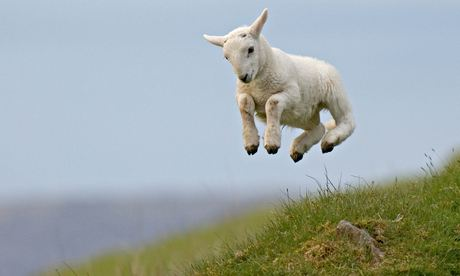
#> input picture Assignment3/image.jpg, 460 x 276 px
$ python SVDcode.py
#> lines starting #> are read from the running program, lines starting #| are printed output that depends on the picture
import cv2
import numpy as np
img = cv2.imread('image.jpg',0) #Reading the original image as gray scale. THough the same process could be done for R,G,B channel also
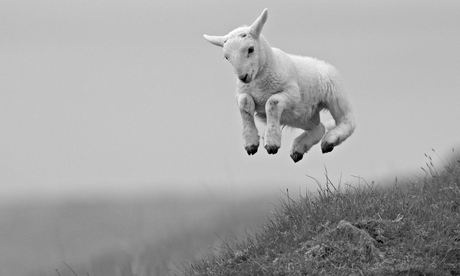
#> img: shape (276, 460); min 0, max 255, mean 165.9
img1 = np.double(img) #Convering uint8 into double form
rows,cols = img.shape[:2] # Extracting the rows and cols of the image
#> rows = 276; cols = 460
u, d, v = np.linalg.svd(img1, full_matrices=True) # Finding the svd of the image
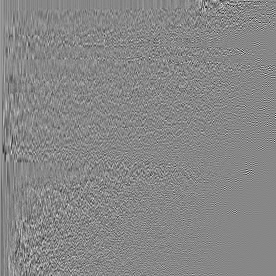
#> u: shape (276, 276) float64; min -0.439, max 0.389, mean 0.000179; drawn with min black and max white
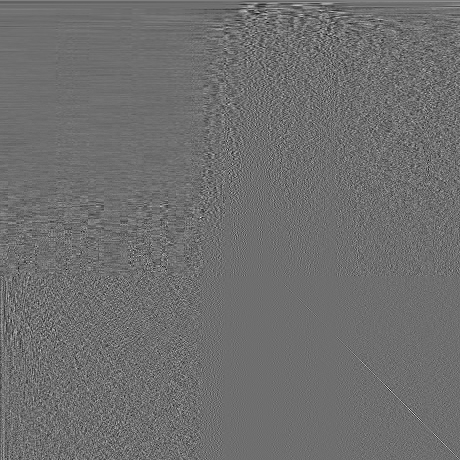
#> v: shape (460, 460) float64; min -0.321, max 0.416, mean 0.000113; drawn with min black and max white
#> d = 276 values, max 60372.8 at index 0, min 0.513 at index 275, mean 405.3
compressed_image = np.zeros([rows,cols]) #This will be our compressed image
v = np.transpose(v)
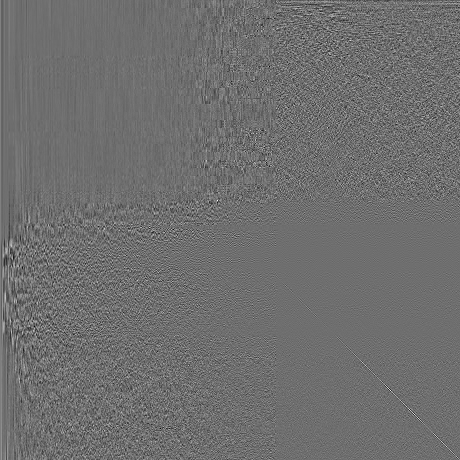
#> v: shape (460, 460) float64; min -0.321, max 0.416, mean 0.000113; drawn with min black and max white
d_square = np.square(d);
#> d_square = 276 values, max 3.64e+09 at index 0, min 0.263 at index 275, mean 13426960.5
threshold = 0.9999995 # Percentage of eigenvalues which capture the information present in the image
trace_d = np.sum(d_square) #Sum of the square of eigenvalues
#> trace_d = 3.71e+09
sum_trace = 0
k = 1
# From the following loop we will get the value of k that will capture the threshold*100% of the information in the image.

for i in range(len(d_square)):
     if ( sum_trace < (trace_d)*threshold):
         sum_trace = sum_trace + d_square[i]
         k = k+1
     else :
         break
#> this loop made 205 passes
#> sum_trace on passes 1 to 12: 3.64e+09, 3.66e+09, 3.68e+09, 3.68e+09, 3.69e+09, 3.69e+09, 3.69e+09, 3.69e+09, 3.69e+09, 3.69e+09, 3.7e+09, 3.7e+09
#> after the loop, k = 205; sum_trace = 3.71e+09

#Otherwise put the desired value of k yourself.
#k = 200

for i in range(k):
    compressed_image = compressed_image+ d[i]* ((np.matrix(u[:,i]).T)*np.matrix(np.reshape(v[:,i],(1,len(v[:,i])))))
#> this loop made 205 passes
#> pass 1, `compressed_image = compressed_image+ d[i]* ((np.matrix(u[:,i]).T)*np.m..`:
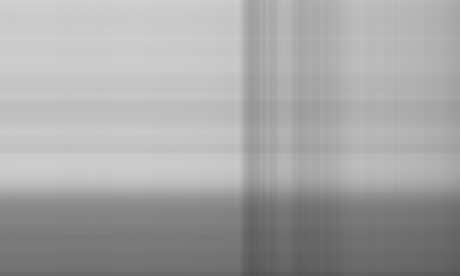
#> compressed_image: shape (276, 460) float64; min 82.8, max 208.5, mean 166
#> pass 3, `compressed_image = compressed_image+ d[i]* ((np.matrix(u[:,i]).T)*np.m..`:
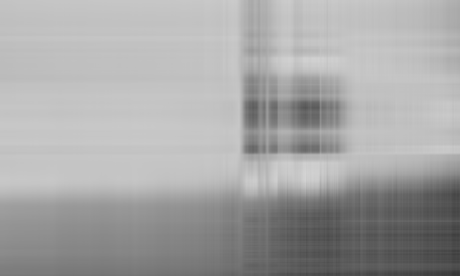
#> compressed_image: shape (276, 460) float64; min 55.24, max 212.3, mean 165.9


compressed_image = np.uint8(compressed_image) # This will be our compressed image
#Compresiion ratio obtained
compression_ratio = np.double((k*(cols+rows+1)))/(np.double(cols)*np.double(rows))   # This is the compression ratio that we have obtained
#> compression_ratio = 1.19

cv2.imwrite('compressedimage.jpg',compressed_image) #Writing the compressed image as compressed_image

# Validating the result

mse = (np.double(compressed_image) - np.double(img))
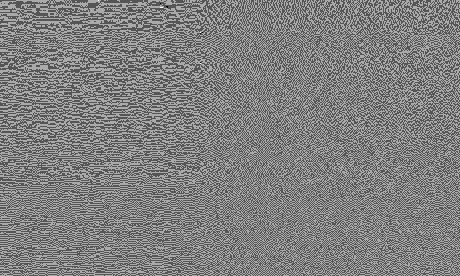
#> mse: shape (276, 460) float64; min -2, max 1, mean -0.5; drawn with min black and max white
mse = np.sum(np.square(mse))/(rows*cols)
#> mse = 0.5

psnr=10*np.log10(((256*256)/(mse))) #This is the peak signal to noise ration obtained.
#> psnr = 51.17
